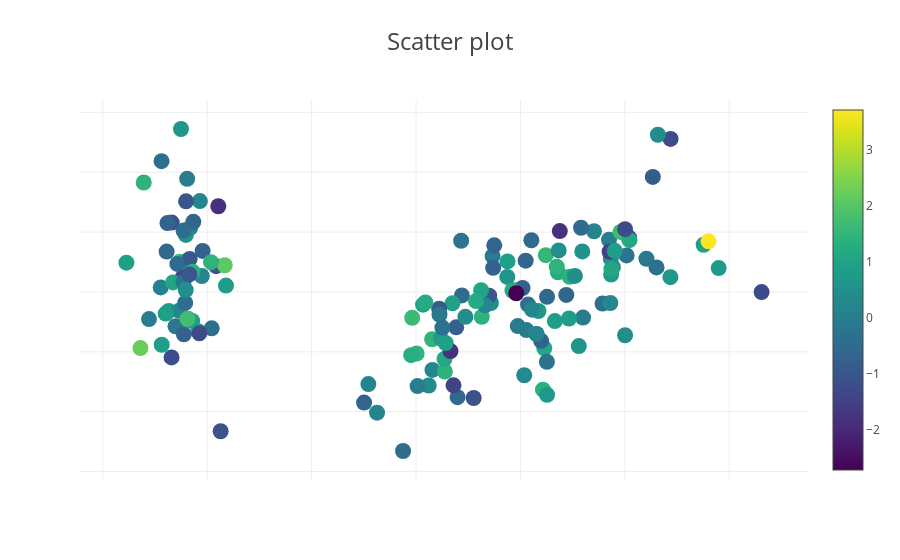

Write notebook code for a chart like this one.
### Code cell
# fig = go.Figure(data=go.Scatter(x=decomposed_df['component#0'], y=decomposed_df['component#1'], mode='markers'))

# Create a trace
trace = go.Scatter(
    x = decomposed_df['component#0'],
    y = decomposed_df['component#1'],
    mode = 'markers',
    marker=dict(
        size=16,
        color=np.random.randn(500), #set color equal to a variable
        colorscale='Viridis', # one of plotly colorscales
        showscale=True
    )
)
layout = {
    "title": "Scatter plot",
    "xaxis": {
        "showgrid": True,
        "zeroline": False,
        "showticklabels": False
    },
    "yaxis": {
        "showgrid": True,
        "zeroline": False,
        "showticklabels": False
    },
    "legend": {"font": {"size": 16}},
    "titlefont": {"size": 24}
}
data = [trace]
fig = Figure(data=data, layout=layout)
fig.show()

### Figure 1 — Plotly figure (JSON) as saved in the notebook; plotly's stock layout.template omitted (floating-point values rounded to 4 significant figures; data arrays with more than 128 entries replaced by an {"elided": "..."} marker saying what was removed)
{"data": [{"marker": {"color": {"elided": "500 float values"}, "colorscale": "Viridis", "showscale": true, "size": 16}, "mode": "markers", "type": "scatter", "uid": "f32e1174-42f6-4889-8478-3f40b9e3df75", "x": {"elided": "150 float values"}, "y": {"elided": "150 float values"}}], "layout": {"legend": {"font": {"size": 16}}, "title": {"font": {"size": 24}, "text": "Scatter plot"}, "xaxis": {"showgrid": true, "showticklabels": false, "zeroline": false}, "yaxis": {"showgrid": true, "showticklabels": false, "zeroline": false}}}
